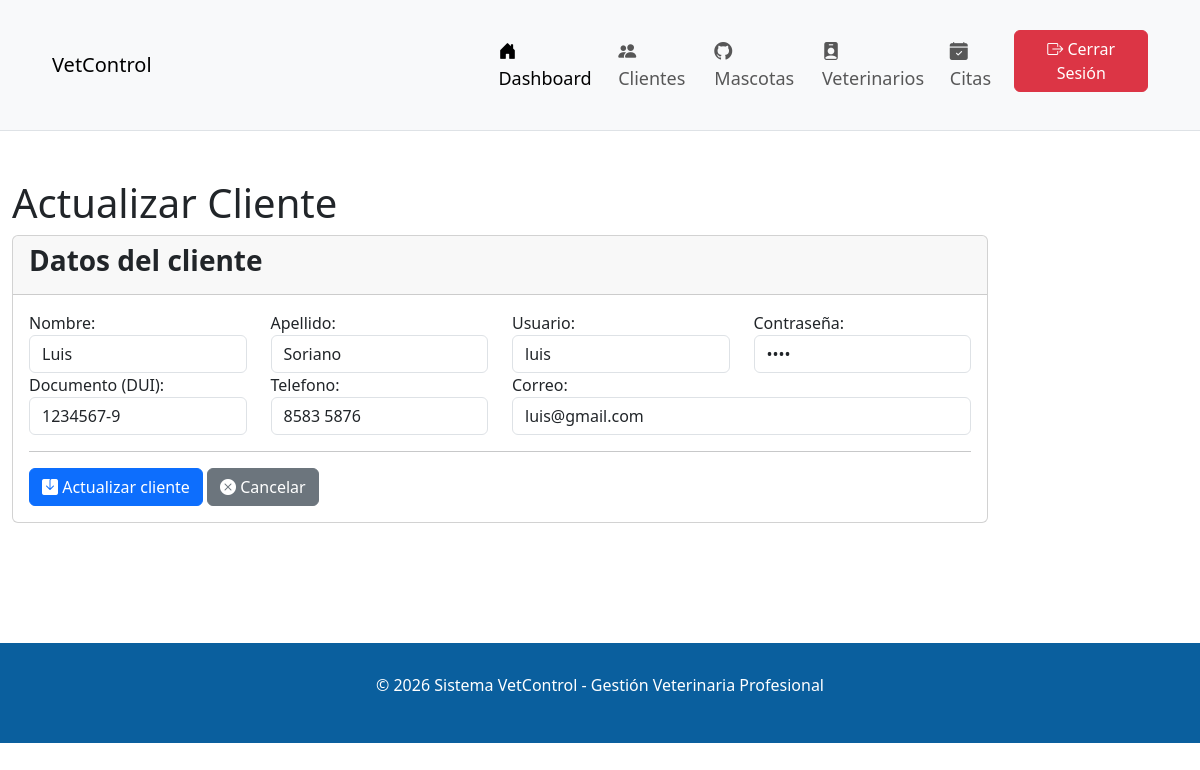
Screenshot of /index.php?accion=actualizarC&id_cliente=12 (signed in) with the database file from the repository.
### tables this page shows
CREATE TABLE `clientes` (
  `id_cliente` int(11) NOT NULL,
  `nombre` varchar(50) NOT NULL,
  `apellido` varchar(50) NOT NULL,
  `usuario` varchar(25) NOT NULL,
  `clave` varchar(25) NOT NULL,
  `dui` varchar(10) DEFAULT NULL,
  `telefono` varchar(20) DEFAULT NULL,
  `correo` varchar(100) DEFAULT NULL,
  `id_usuario` int(11) DEFAULT NULL,
  `fecha_creacion` timestamp NOT NULL DEFAULT current_timestamp()
);

CREATE TABLE `usuarios` (
  `id_usuario` int(11) NOT NULL,
  `usuario` varchar(25) NOT NULL,
  `clave` varchar(25) NOT NULL,
  `id_rol` int(11) DEFAULT NULL
);

### conexion/conexion.php (called while the page is built, shortened)
<?php
class Conexion {
    public static function conectar(){
        $conexion = new mysqli("localhost","root","","vetcontrol_db");
        return $conexion;
    }
}
?>

### modelos/Admin.php (called while the page is built, shortened)
<?php
 require_once __DIR__ . "/../conexion/conexion.php";
class Admin {
    private $conexion;
    public function __construct(){
        $this->conexion = Conexion::conectar();
    }
public function obtenerClientePorId($id_cliente) {
    $sql = "SELECT c.*, u.usuario, u.clave
            FROM clientes c
            LEFT JOIN usuarios u ON c.id_usuario = u.id_usuario
            WHERE c.id_cliente = '$id_cliente'";
    $resultado = $this->conexion->query($sql);
    return $resultado->fetch_assoc();
}
}

### vistas/admin/actualizar_cliente.php (the view, shortened to what this page needs)
<!DOCTYPE html>
<html lang="es">
<head>
    <link rel="stylesheet" href="https://cdn.jsdelivr.net/npm/bootstrap-icons@1.13.1/font/bootstrap-icons.min.css">
    <link href="https://cdn.jsdelivr.net/npm/bootstrap@5.3.8/dist/css/bootstrap.min.css" rel="stylesheet">
</head>
<body>
 <nav class="navbar navbar-expand-lg bg-body-tertiary" style="background-color:  #0A5F9E; padding: 30px 40px; font-size: 18px; border-bottom: 1px solid #dee2e6;">
        <div class="container-fluid">
            <div style="diplay:flex; justify-content: space-between; width: 40%;">
            <a href="" class="navbar-brand">VetControl</a>
            </div>
            <div style="display: flex; justify-content: flex-end; width: 60%;">
            <ul class="navbar-nav me-auto mb-4 mb-lg-0">
                <li class="nav-item"><a href="#" class="nav-link active"><i class="bi bi-house-door-fill"></i> Dashboard</a></li>
                <li class="nav-item"><a href="index.php?accion=listarClientes" class="nav-link"><i class="bi bi-people-fill"></i> Clientes</a></li>
                <li class="nav-item"><a href="index.php?accion=listarMascotas" class="nav-link"><i class="bi bi-github"></i> Mascotas</a></li>
                <li class="nav-item"><a href="index.php?accion=listarVeterinarios" class="nav-link" ><i class="bi bi-person-badge-fill"></i> Veterinarios</a></li>
                <li class="nav-item"><a href="index.php?accion=listarCitas" class="nav-link" ><i class="bi bi-calendar-check-fill"></i> Citas</a></li>
                <div style="display: flex; justify-content: flex-end;">
                 <li class="nav-item"><a href="index.php?accion=salir" class="btn btn-danger" style="align-content: flex-end;"><i class="bi bi-box-arrow-right"></i> Cerrar Sesión</a></li>
                </div>
            </ul>
            </div>
        </div>
    </nav>
    <br><br>
    <div class="container-fluid">
        <h1>Actualizar Cliente</h1>
        <div class="row">
            <div class="col-md-10">
                <div class="card card-outline card-success">
                    <div class="card-header">
                        <h3 class="card-title"><b>Datos del cliente</b></h3>
                    </div>
                    <div class="card-body">
                        <form action="index.php?accion=actualizarC" method="POST">
                            <div class="row">
                                <div class="col-md-3">
                                    <div class="form-group">
                                        <label for="nombre">Nombre:</label>
                                        <input type="text" class="form-control" id="nombre" name="nombre" value="<?php echo $cliente['nombre']; ?>" required>
                                     </div>
                                </div>
                                <div class="col-md-3">
                                    <div class="form-group">
                                        <label for="apellido">Apellido:</label>
                                        <input type="text" class="form-control" id="apellido" name="apellido" value="<?php echo $cliente['apellido']; ?>" required>
                                     </div>
                                </div>
                                <div class="col-md-3">
                                    <div class="form-group">
                                        <label for="usuario">Usuario:</label>
                                        <input type="text" class="form-control" id="usuario" name="usuario" value="<?php echo $cliente['usuario']; ?>" required>
                                     </div>
                                </div>
                                <div class="col-md-3">
                                    <div class="form-group">
                                        <label for="clave">Contraseña:</label>
                                        <input type="password" class="form-control" id="clave" name="clave" value="<?php echo $cliente['clave']; ?>" required>
                                     </div>
                                </div>
                                <div class="col-md-3">
                                    <div class="form-group">
                                        <label for="dui">Documento (DUI):</label>
                                        <input type="text" class="form-control" id="dui" name="dui" value="<?php echo $cliente['dui']; ?>" required>
                                     </div>
                                </div>
                                <div class="col-md-3">
                                    <div class="form-group">
                                        <label for="telefono">Telefono:</label>
                                        <input type="text" class="form-control" id="telefono" name="telefono" value="<?php echo $cliente['telefono']; ?>" required>
                                     </div>
                                </div>
                                <div class="col-md-6">
                                    <div class="form-group">
                                        <label for="correo">Correo:</label>
                                        <input type="email" class="form-control" id="correo" name="correo" value="<?php echo $cliente['correo']; ?>" required>
                                     </div>
                                </div>
                           </div>
                           <hr>
                            <div class="row">
                                <div class="col-md-12">
                                    <button type="submit" class="btn btn-primary"><i class="bi bi-save-fill"></i> Actualizar cliente</button>
                                    <a href="index.php?accion=listarClientes" class="btn btn-secondary"><i class="bi bi-x-circle-fill"></i> Cancelar</a>
                                </div>
                            </div>
                        </form>
                    </div>
                </div>
            </div>
        </div>
    </div>
<br><br><br>
<br>
<br>
     <div class="container-fluid" style="background-color: #0A5F9E; color: white; padding: 30px; text-align: center;">
          <footer>
             <p>&copy; 2026 Sistema VetControl - Gestión Veterinaria Profesional</p>
         </footer>
     </div>
</body>
</html>

### rows the page displays
clientes: nombre "Luis", apellido "Soriano", usuario "luis", dui "1234567-9", telefono "8583 5876", correo "luis@gmail.com"
